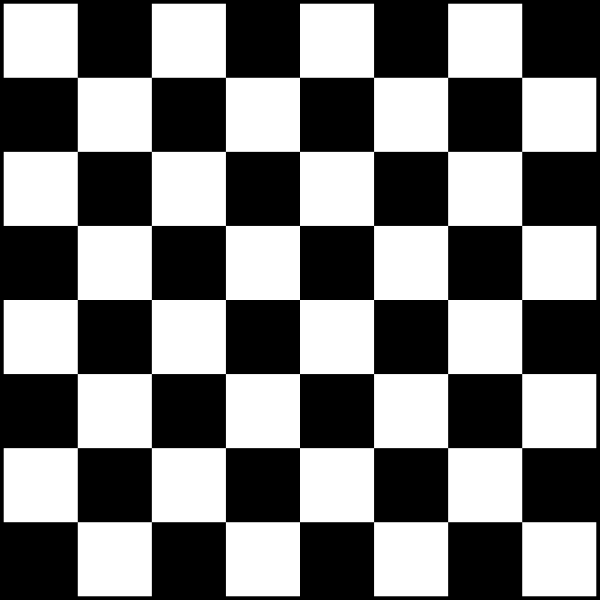
#> input picture mc_convo/Chess_Board.png, 600 x 600 px
$ jupyter execute --allow-errors third_lecture.ipynb
#> lines starting #> are read from the running program, lines starting #| are printed output that depends on the picture; after the words box and inside, x2 and y2 are one past the last pixel; in counts of white or black regions, pixels touching at a corner belong together
Harris Corner Detection
In really simplified way, if change is small in one direction it is edge, and if they are both big then it is corner.
image.png source: https://docs.opencv.org/3.4/dc/d0d/tutorial_py_features_harris.html

[cell 1]
import cv2
from matplotlib import pyplot as plt
import numpy as np

path ="Chess_Board.png"
path2 ="landscape.jpg"
path3 ="pear.jpg"

[cell 2]
image = cv2.imread(path)
#> image is the input picture: shape (600, 600, 3); min 0, max 255, mean 124.4
image_gray = cv2.cvtColor(image, cv2.COLOR_BGR2GRAY)
image_gray.shape
#> Out = (600, 600)

[cell 3]
image.shape
#> Out = (600, 600, 3)

[cell 4]
image_channel_first = np.moveaxis(image,-1,0)
image_channel_first.shape
#> Out = (3, 600, 600)

[cell 5]
plt.imshow(image_gray)#, cmap="Greys")
plt.title("image_gray")
plt.show()

[cell 6]
gray_float = np.float32(image_gray)
gray_float.dtype

[cell 7]
corners_image = cv2.cornerHarris(gray_float,2,3,0.04)
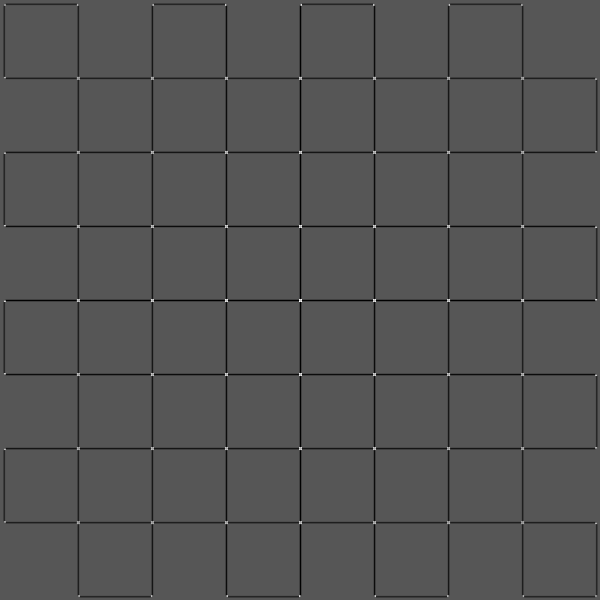
#> corners_image: shape (600, 600) float32; min -169130016, max 330332096, mean -4704629.5; drawn with min black and max white
plt.imshow(corners_image)#, cmap="Greys")
plt.title("corners_image")
plt.show()

[cell 8]
_, corners_image_with_threshold = cv2.threshold(corners_image, 50,255,cv2.THRESH_BINARY)
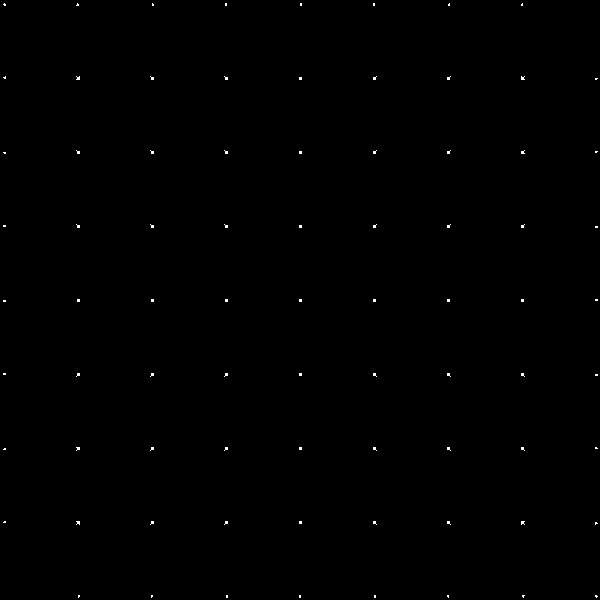
#> corners_image_with_threshold: shape (600, 600) float32; 0.18% white in thin lines or dots

[cell 9]
plt.imshow(corners_image_with_threshold)#, cmap="Greys")
plt.title("corners_image_with_threshold")
plt.show()

[cell 10]
y_kernel = np.array([[1,2,1],
                     [0,0,0],
                     [-1,-2,-1]]).astype(np.float32)

x_kernel = np.array([[1,0,-1],
                     [2,0,-2],
                     [1,0,-1]]).astype(np.float32)

[cell 11]
y_gradients = cv2.filter2D(gray_float,-1,y_kernel)
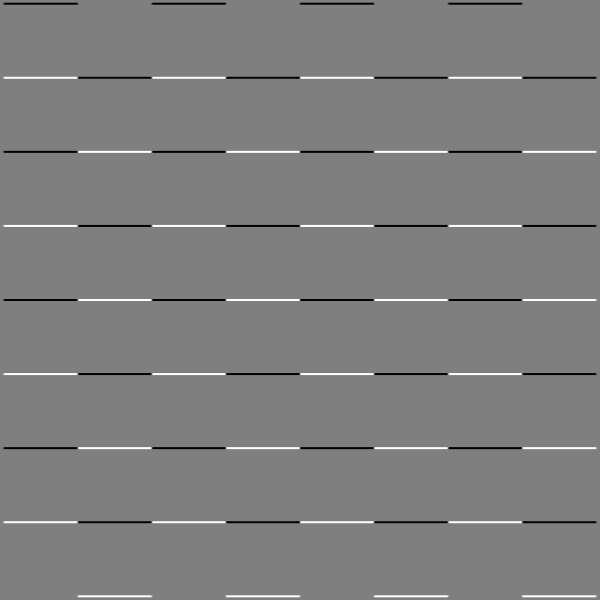
#> y_gradients: shape (600, 600) float32; min -1020, max 1020, mean 0; drawn with min black and max white

plt.imshow(y_gradients)#, cmap="Greys")
plt.title("y_gradients")
plt.show()

[cell 12]
cv2.imwrite("y_gradients.jpg", y_gradients)
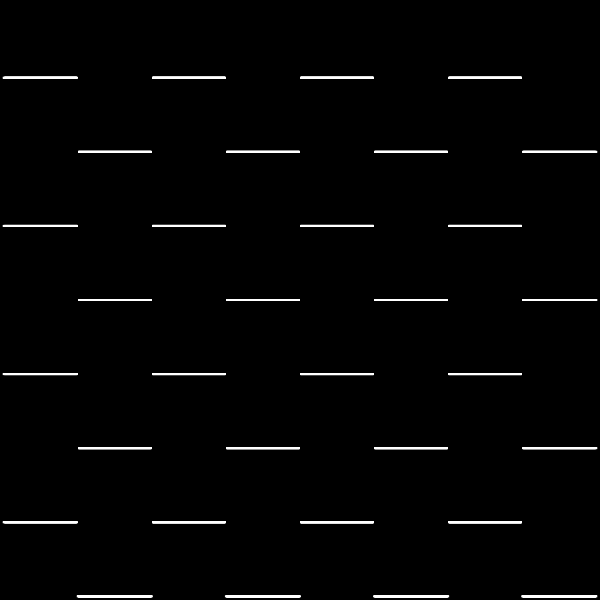
#> saved as y_gradients.jpg: shape (600, 600); min 0, max 255, mean 4.3
#> Out = True

[cell 13]
x_gradients = cv2.filter2D(gray_float,-1,x_kernel)
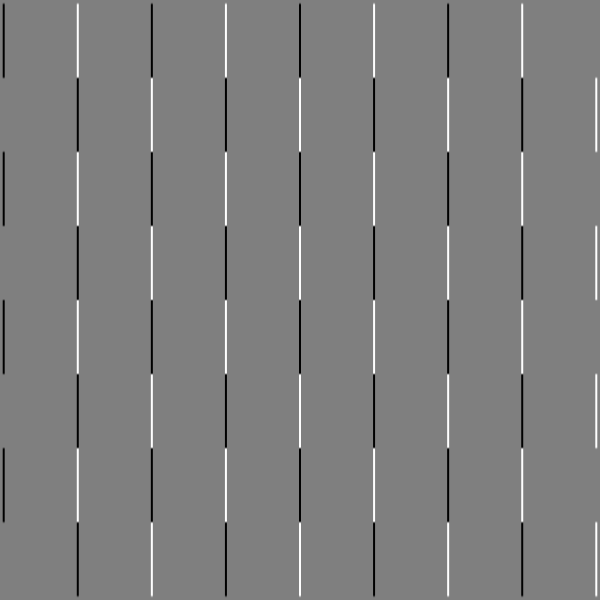
#> x_gradients: shape (600, 600) float32; min -1020, max 1020, mean 0; drawn with min black and max white
plt.imshow(x_gradients)#, cmap="Greys")
plt.title("x_gradients")
plt.show()

[cell 14]
gray_float.shape
#> Out = (600, 600)

[cell 15]
gradients_matrix = np.zeros((2,2,*gray_float.shape))
gradients_matrix.shape
#> Out = (2, 2, 600, 600)

[cell 16]
gradients_matrix[0][0] = x_gradients**2
gradients_matrix[0][1] = x_gradients*y_gradients
gradients_matrix[1][0] = x_gradients*y_gradients
gradients_matrix[1][1] = y_gradients**2

[cell 17]
gradients_matrix.shape
#> Out = (2, 2, 600, 600)

[cell 18]
gradients_last_matrix = np.moveaxis(gradients_matrix,[1,0],[-2,-1])
gradients_last_matrix.shape

[cell 19]
gradients_last_matrix[0][0]

[cell 20]
gradients_last_matrix[300][300]

[cell 21]
k = 0.04
r_of_image = np.zeros((gray_float.shape))

for i in range(1,gray_float.shape[0]-1):
    for u in range(1,gray_float.shape[0]-1):
        m= np.sum(gradients_last_matrix[i-1:i+1,u-1:u+1],axis=(0,1))
        r_of_image[i][u] = np.linalg.det(m)-k*(np.trace(m))**2

[cell 22]
plt.imshow(r_of_image)#, cmap="Greys")
plt.title("r_of_image")
plt.show()

[cell 23]
_, r_of_image_with_threshold = cv2.threshold(r_of_image, 10,255,cv2.THRESH_BINARY)

plt.imshow(r_of_image_with_threshold)#, cmap="Greys")
plt.title("r_of_image_with_threshold")
plt.show()
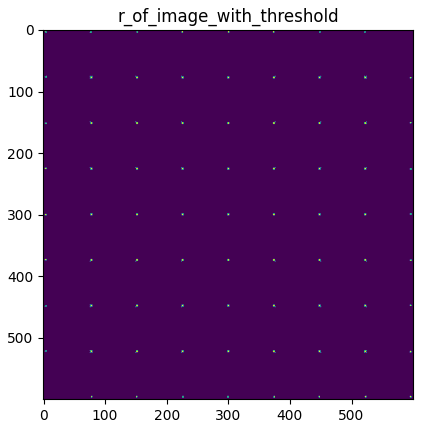
#> figure drawn by matplotlib, 1 panel

[cell 24]
two_times_two = np.array([[1,2],
                        [3,4]])

[cell 25]
def determinant_fast(A):
    # Section 1: Establish n parameter and copy A
    n = len(A)
    AM = A.copy()

    # Section 2: Row ops on A to get in upper triangle form
    for fd in range(n): # A) fd stands for focus diagonal
        for i in range(fd+1,n): # B) only use rows below fd row
            if AM[fd][fd] == 0: # C) if diagonal is zero ...
                AM[fd][fd] == 1.0e-18 # change to ~zero
            # D) cr stands for "current row"
            crScaler = AM[i][fd] / AM[fd][fd]
            # E) cr - crScaler * fdRow, one element at a time
            for j in range(n):
                AM[i][j] = AM[i][j] - crScaler * AM[fd][j]

    # Section 3: Once AM is in upper triangle form ...
    product = 1.0
    for i in range(n):
        # ... product of diagonals is determinant
        product *= AM[i][i]

    return product

#> (a cell that did not finish here is left out)

[cell 27]
three_times_three = np.array([[1,2],
                            [2,2]] )

[cell 28]
print(three_times_three)

[cell 29]
def determinant_calcualtor2x2(matrix):
    answer = matrix[0][0] * matrix [1][1] - matrix[1][0] * matrix[0][1]
    return answer

[cell 30]
answer = determinant_calcualtor2x2(three_times_three)
print(answer)

[cell 31]
def determinant_calcualtor3x3(matrix):
    if matrix.shape == (3, 3):
        first = matrix[0][0] *  (matrix[1][1] * matrix[2][2] - matrix[2][1] * matrix[1][2])
        second = matrix[0][1] * (matrix[1][0] * matrix[2][2] - matrix[2][0] * matrix[1][2])
        third = matrix[0][2] * (matrix[1][0] * matrix[2][1] - matrix[2][0] * matrix[1][1])
        answer = first - second + third
        return answer
    elif matrix.shape == (2,2):
        answer = matrix[0][0] * matrix [1][1] - matrix[1][0] * matrix[0][1]
        return answer

[cell 32]
answer = determinant_calcualtor3x3(three_times_three)
print(answer)

[cell 33]
def trace_calculator(matrix):
    counter = 0
    answer = 0
    while counter < len(matrix):
        answer += matrix[counter][counter]
        counter += 1
    return answer

$ run again, with mc_convo/Determinant1.png copied over mc_convo/Chess_Board.png
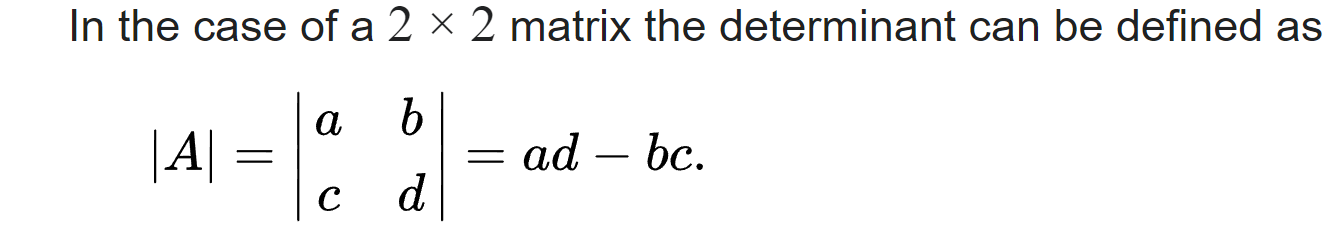
#> input picture mc_convo/Determinant1.png, 1342 x 243 px
#> image is the input picture: shape (243, 1342, 3); mean B, G, R 245.2, 245.2, 245.2
#> `_, corners_image_with_threshold = cv2.threshold(corners_image, 50,255,..`:
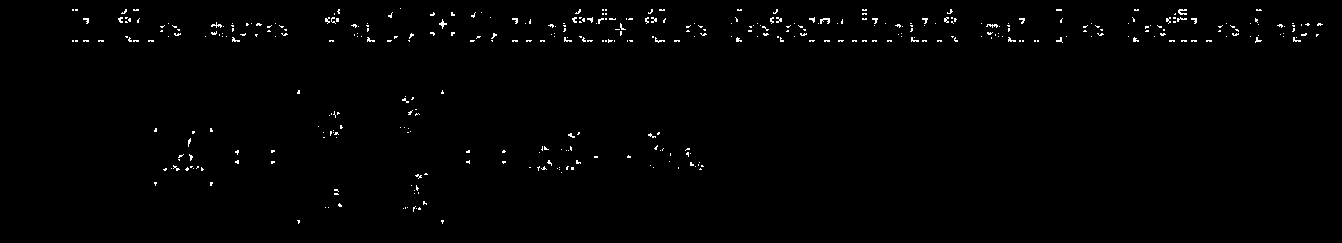
#> corners_image_with_threshold: shape (243, 1342) float32; 0.92% white in thin lines or dots, all inside (x1, y1, x2, y2) = (72, 8, 1323, 224)
#> `cv2.imwrite("y_gradients.jpg", y_gradients)`: Out = True
#> `plt.show()`:
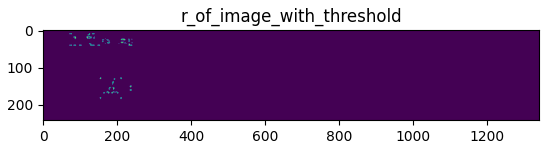
#> figure drawn by matplotlib, 1 panel

$ run again, with mc_convo/Determinant2.png copied over mc_convo/Chess_Board.png
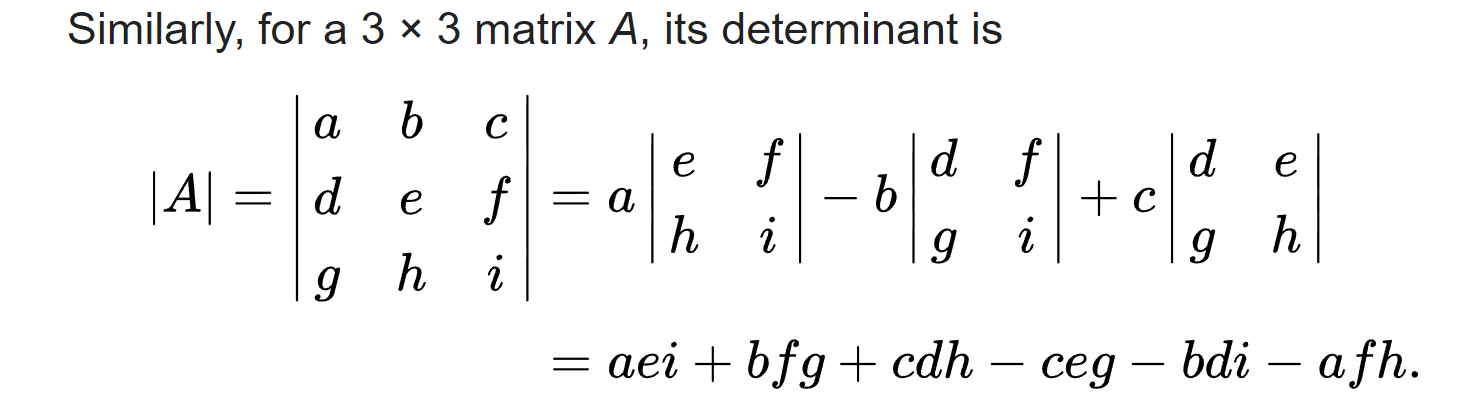
#> input picture mc_convo/Determinant2.png, 1465 x 400 px
#> image is the input picture: shape (400, 1465, 3); mean B, G, R 245.3, 245.3, 245.3
#> `_, corners_image_with_threshold = cv2.threshold(corners_image, 50,255,..`:
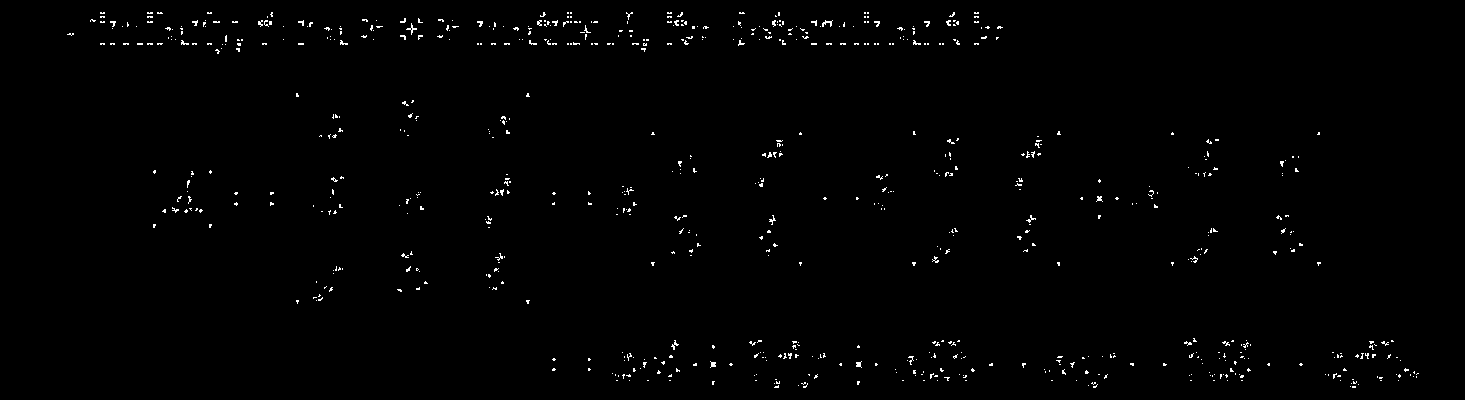
#> corners_image_with_threshold: shape (400, 1465) float32; 0.87% white in thin lines or dots, all inside (x1, y1, x2, y2) = (67, 12, 1419, 388)
#> `cv2.imwrite("y_gradients.jpg", y_gradients)`: Out = True
#> `plt.show()`:
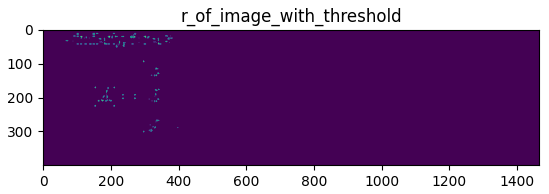
#> figure drawn by matplotlib, 1 panel

$ run again, with mc_convo/Harris_corner detection.png copied over mc_convo/Chess_Board.png
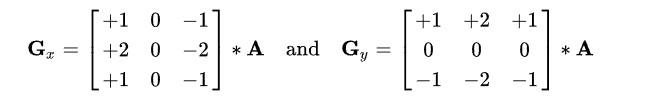
#> input picture mc_convo/Harris_corner detection.png, 660 x 103 px
#> image is the input picture: shape (103, 660, 3); min 0, max 255, mean 246.3
#> `_, corners_image_with_threshold = cv2.threshold(corners_image, 50,255,..`:
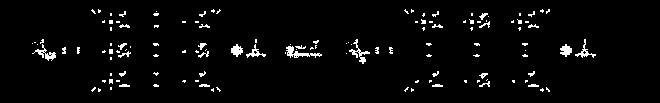
#> corners_image_with_threshold: shape (103, 660) float32; 3.3% white in thin lines or dots, all inside (x1, y1, x2, y2) = (32, 9, 596, 92)
#> `cv2.imwrite("y_gradients.jpg", y_gradients)`: Out = True
#> `plt.show()`:
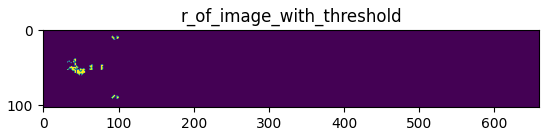
#> figure drawn by matplotlib, 1 panel
